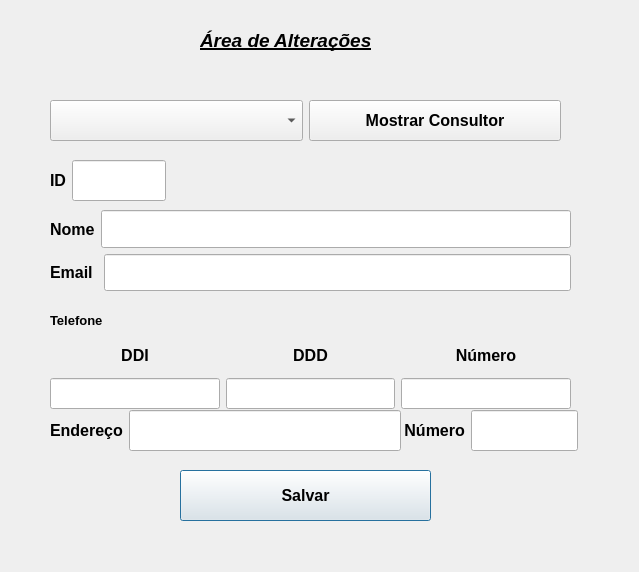
<?xml version="1.0" encoding="UTF-8"?>
<ui version="4.0">
 <class>telaDeAlteracoes</class>
 <widget class="QDialog" name="telaDeAlteracoes">
  <property name="geometry">
   <rect>
    <x>0</x>
    <y>0</y>
    <width>639</width>
    <height>572</height>
   </rect>
  </property>
  <property name="windowTitle">
   <string>Dialog</string>
  </property>
  <widget class="QWidget" name="gridLayoutWidget">
   <property name="geometry">
    <rect>
     <x>50</x>
     <y>340</y>
     <width>521</width>
     <height>69</height>
    </rect>
   </property>
   <property name="sizePolicy">
    <sizepolicy hsizetype="Preferred" vsizetype="Preferred">
     <horstretch>0</horstretch>
     <verstretch>0</verstretch>
    </sizepolicy>
   </property>
   <property name="font">
    <font>
     <pointsize>12</pointsize>
     <bold>true</bold>
    </font>
   </property>
   <layout class="QGridLayout" name="gridLayout">
    <item row="2" column="2">
     <widget class="QLineEdit" name="lineEditDDD">
      <property name="sizePolicy">
       <sizepolicy hsizetype="Expanding" vsizetype="Preferred">
        <horstretch>0</horstretch>
        <verstretch>0</verstretch>
       </sizepolicy>
      </property>
      <property name="font">
       <font>
        <pointsize>12</pointsize>
        <bold>true</bold>
       </font>
      </property>
     </widget>
    </item>
    <item row="2" column="3">
     <widget class="QLineEdit" name="lineEditNumero">
      <property name="sizePolicy">
       <sizepolicy hsizetype="Expanding" vsizetype="Preferred">
        <horstretch>0</horstretch>
        <verstretch>0</verstretch>
       </sizepolicy>
      </property>
      <property name="font">
       <font>
        <pointsize>12</pointsize>
        <bold>true</bold>
       </font>
      </property>
     </widget>
    </item>
    <item row="1" column="0">
     <widget class="QLabel" name="labelDDI">
      <property name="sizePolicy">
       <sizepolicy hsizetype="Preferred" vsizetype="Preferred">
        <horstretch>0</horstretch>
        <verstretch>0</verstretch>
       </sizepolicy>
      </property>
      <property name="font">
       <font>
        <pointsize>12</pointsize>
        <bold>true</bold>
       </font>
      </property>
      <property name="text">
       <string>&lt;html&gt;&lt;head/&gt;&lt;body&gt;&lt;p align=&quot;center&quot;&gt;DDI&lt;/p&gt;&lt;/body&gt;&lt;/html&gt;</string>
      </property>
     </widget>
    </item>
    <item row="1" column="2">
     <widget class="QLabel" name="labelDDD">
      <property name="sizePolicy">
       <sizepolicy hsizetype="Preferred" vsizetype="Preferred">
        <horstretch>0</horstretch>
        <verstretch>0</verstretch>
       </sizepolicy>
      </property>
      <property name="font">
       <font>
        <pointsize>12</pointsize>
        <bold>true</bold>
       </font>
      </property>
      <property name="text">
       <string>&lt;html&gt;&lt;head/&gt;&lt;body&gt;&lt;p align=&quot;center&quot;&gt;DDD&lt;/p&gt;&lt;/body&gt;&lt;/html&gt;</string>
      </property>
     </widget>
    </item>
    <item row="1" column="3">
     <widget class="QLabel" name="labelNumero">
      <property name="sizePolicy">
       <sizepolicy hsizetype="Preferred" vsizetype="Preferred">
        <horstretch>0</horstretch>
        <verstretch>0</verstretch>
       </sizepolicy>
      </property>
      <property name="font">
       <font>
        <pointsize>12</pointsize>
        <bold>true</bold>
       </font>
      </property>
      <property name="text">
       <string>&lt;html&gt;&lt;head/&gt;&lt;body&gt;&lt;p align=&quot;center&quot;&gt;Número&lt;/p&gt;&lt;/body&gt;&lt;/html&gt;</string>
      </property>
     </widget>
    </item>
    <item row="2" column="0">
     <widget class="QLineEdit" name="lineEditDDI">
      <property name="sizePolicy">
       <sizepolicy hsizetype="Expanding" vsizetype="Preferred">
        <horstretch>0</horstretch>
        <verstretch>0</verstretch>
       </sizepolicy>
      </property>
      <property name="font">
       <font>
        <pointsize>12</pointsize>
        <bold>true</bold>
       </font>
      </property>
     </widget>
    </item>
   </layout>
  </widget>
  <widget class="QLabel" name="labelTelefone_2">
   <property name="geometry">
    <rect>
     <x>50</x>
     <y>300</y>
     <width>81</width>
     <height>41</height>
    </rect>
   </property>
   <property name="sizePolicy">
    <sizepolicy hsizetype="Preferred" vsizetype="Preferred">
     <horstretch>0</horstretch>
     <verstretch>0</verstretch>
    </sizepolicy>
   </property>
   <property name="font">
    <font>
     <pointsize>12</pointsize>
     <bold>true</bold>
    </font>
   </property>
   <property name="text">
    <string>&lt;html&gt;&lt;head/&gt;&lt;body&gt;&lt;p&gt;&lt;span style=&quot; font-size:10pt;&quot;&gt;Telefone&lt;/span&gt;&lt;/p&gt;&lt;/body&gt;&lt;/html&gt;</string>
   </property>
  </widget>
  <widget class="QLabel" name="labelTELA">
   <property name="geometry">
    <rect>
     <x>200</x>
     <y>20</y>
     <width>211</width>
     <height>41</height>
    </rect>
   </property>
   <property name="text">
    <string>&lt;html&gt;&lt;head/&gt;&lt;body&gt;&lt;p&gt;&lt;span style=&quot; font-size:14pt; font-weight:700; font-style:italic; text-decoration: underline;&quot;&gt;Área de Alterações&lt;/span&gt;&lt;/p&gt;&lt;/body&gt;&lt;/html&gt;</string>
   </property>
  </widget>
  <widget class="QWidget" name="layoutWidget">
   <property name="geometry">
    <rect>
     <x>180</x>
     <y>470</y>
     <width>251</width>
     <height>51</height>
    </rect>
   </property>
   <property name="sizePolicy">
    <sizepolicy hsizetype="Preferred" vsizetype="Preferred">
     <horstretch>0</horstretch>
     <verstretch>0</verstretch>
    </sizepolicy>
   </property>
   <property name="font">
    <font>
     <pointsize>12</pointsize>
    </font>
   </property>
   <layout class="QHBoxLayout" name="horizontalLayout_5">
    <item>
     <widget class="QPushButton" name="pushButtonSalvar">
      <property name="sizePolicy">
       <sizepolicy hsizetype="Minimum" vsizetype="Preferred">
        <horstretch>0</horstretch>
        <verstretch>0</verstretch>
       </sizepolicy>
      </property>
      <property name="font">
       <font>
        <pointsize>12</pointsize>
        <bold>true</bold>
       </font>
      </property>
      <property name="text">
       <string>Salvar</string>
      </property>
     </widget>
    </item>
   </layout>
  </widget>
  <widget class="QWidget" name="layoutWidget">
   <property name="geometry">
    <rect>
     <x>50</x>
     <y>160</y>
     <width>116</width>
     <height>41</height>
    </rect>
   </property>
   <property name="sizePolicy">
    <sizepolicy hsizetype="Preferred" vsizetype="Preferred">
     <horstretch>0</horstretch>
     <verstretch>0</verstretch>
    </sizepolicy>
   </property>
   <property name="font">
    <font>
     <pointsize>12</pointsize>
    </font>
   </property>
   <layout class="QHBoxLayout" name="horizontalLayout">
    <item>
     <widget class="QLabel" name="labelID">
      <property name="sizePolicy">
       <sizepolicy hsizetype="Preferred" vsizetype="Preferred">
        <horstretch>0</horstretch>
        <verstretch>0</verstretch>
       </sizepolicy>
      </property>
      <property name="font">
       <font>
        <pointsize>12</pointsize>
        <bold>true</bold>
       </font>
      </property>
      <property name="text">
       <string>ID</string>
      </property>
     </widget>
    </item>
    <item>
     <widget class="QLineEdit" name="lineEditID">
      <property name="sizePolicy">
       <sizepolicy hsizetype="Expanding" vsizetype="Preferred">
        <horstretch>0</horstretch>
        <verstretch>0</verstretch>
       </sizepolicy>
      </property>
      <property name="font">
       <font>
        <pointsize>12</pointsize>
        <bold>true</bold>
       </font>
      </property>
     </widget>
    </item>
   </layout>
  </widget>
  <widget class="QWidget" name="layoutWidget">
   <property name="geometry">
    <rect>
     <x>400</x>
     <y>410</y>
     <width>178</width>
     <height>41</height>
    </rect>
   </property>
   <property name="sizePolicy">
    <sizepolicy hsizetype="Preferred" vsizetype="Preferred">
     <horstretch>0</horstretch>
     <verstretch>0</verstretch>
    </sizepolicy>
   </property>
   <property name="font">
    <font>
     <pointsize>12</pointsize>
    </font>
   </property>
   <layout class="QHBoxLayout" name="horizontalLayout_3">
    <item>
     <widget class="QLabel" name="labelNumero_2">
      <property name="sizePolicy">
       <sizepolicy hsizetype="Preferred" vsizetype="Preferred">
        <horstretch>0</horstretch>
        <verstretch>0</verstretch>
       </sizepolicy>
      </property>
      <property name="font">
       <font>
        <pointsize>12</pointsize>
        <bold>true</bold>
       </font>
      </property>
      <property name="text">
       <string> Número</string>
      </property>
     </widget>
    </item>
    <item>
     <widget class="QLineEdit" name="lineEditNumEnde">
      <property name="sizePolicy">
       <sizepolicy hsizetype="Expanding" vsizetype="Preferred">
        <horstretch>0</horstretch>
        <verstretch>0</verstretch>
       </sizepolicy>
      </property>
      <property name="font">
       <font>
        <pointsize>12</pointsize>
        <bold>true</bold>
       </font>
      </property>
     </widget>
    </item>
   </layout>
  </widget>
  <widget class="QWidget" name="layoutWidget">
   <property name="geometry">
    <rect>
     <x>50</x>
     <y>410</y>
     <width>351</width>
     <height>41</height>
    </rect>
   </property>
   <property name="sizePolicy">
    <sizepolicy hsizetype="Preferred" vsizetype="Preferred">
     <horstretch>0</horstretch>
     <verstretch>0</verstretch>
    </sizepolicy>
   </property>
   <property name="font">
    <font>
     <pointsize>12</pointsize>
    </font>
   </property>
   <layout class="QHBoxLayout" name="horizontalLayout_7">
    <item>
     <widget class="QLabel" name="labelEndereco">
      <property name="sizePolicy">
       <sizepolicy hsizetype="Preferred" vsizetype="Preferred">
        <horstretch>0</horstretch>
        <verstretch>0</verstretch>
       </sizepolicy>
      </property>
      <property name="font">
       <font>
        <pointsize>12</pointsize>
        <bold>true</bold>
       </font>
      </property>
      <property name="text">
       <string>Endereço</string>
      </property>
     </widget>
    </item>
    <item>
     <widget class="QLineEdit" name="lineEditEndereco">
      <property name="sizePolicy">
       <sizepolicy hsizetype="Expanding" vsizetype="Preferred">
        <horstretch>0</horstretch>
        <verstretch>0</verstretch>
       </sizepolicy>
      </property>
      <property name="font">
       <font>
        <pointsize>12</pointsize>
        <bold>true</bold>
       </font>
      </property>
     </widget>
    </item>
   </layout>
  </widget>
  <widget class="QWidget" name="">
   <property name="geometry">
    <rect>
     <x>50</x>
     <y>100</y>
     <width>511</width>
     <height>41</height>
    </rect>
   </property>
   <property name="font">
    <font>
     <pointsize>12</pointsize>
    </font>
   </property>
   <layout class="QHBoxLayout" name="horizontalLayout_2">
    <item>
     <widget class="QComboBox" name="comboBox">
      <property name="sizePolicy">
       <sizepolicy hsizetype="Preferred" vsizetype="Preferred">
        <horstretch>0</horstretch>
        <verstretch>0</verstretch>
       </sizepolicy>
      </property>
      <property name="font">
       <font>
        <pointsize>12</pointsize>
        <bold>true</bold>
       </font>
      </property>
     </widget>
    </item>
    <item>
     <widget class="QPushButton" name="pushButton">
      <property name="sizePolicy">
       <sizepolicy hsizetype="Minimum" vsizetype="Preferred">
        <horstretch>0</horstretch>
        <verstretch>0</verstretch>
       </sizepolicy>
      </property>
      <property name="font">
       <font>
        <pointsize>12</pointsize>
        <bold>true</bold>
       </font>
      </property>
      <property name="text">
       <string>Mostrar Consultor</string>
      </property>
     </widget>
    </item>
   </layout>
  </widget>
  <widget class="QWidget" name="">
   <property name="geometry">
    <rect>
     <x>50</x>
     <y>210</y>
     <width>521</width>
     <height>81</height>
    </rect>
   </property>
   <property name="font">
    <font>
     <pointsize>12</pointsize>
    </font>
   </property>
   <layout class="QVBoxLayout" name="verticalLayout">
    <item>
     <layout class="QHBoxLayout" name="horizontalLayout_6">
      <item>
       <widget class="QLabel" name="labelNome">
        <property name="sizePolicy">
         <sizepolicy hsizetype="Preferred" vsizetype="Preferred">
          <horstretch>0</horstretch>
          <verstretch>0</verstretch>
         </sizepolicy>
        </property>
        <property name="font">
         <font>
          <pointsize>12</pointsize>
          <bold>true</bold>
         </font>
        </property>
        <property name="text">
         <string>Nome</string>
        </property>
       </widget>
      </item>
      <item>
       <widget class="QLineEdit" name="lineEditNome">
        <property name="sizePolicy">
         <sizepolicy hsizetype="Expanding" vsizetype="Preferred">
          <horstretch>0</horstretch>
          <verstretch>0</verstretch>
         </sizepolicy>
        </property>
        <property name="font">
         <font>
          <pointsize>12</pointsize>
          <bold>true</bold>
         </font>
        </property>
       </widget>
      </item>
     </layout>
    </item>
    <item>
     <layout class="QHBoxLayout" name="horizontalLayout_4">
      <item>
       <widget class="QLabel" name="labelEmail">
        <property name="enabled">
         <bool>true</bool>
        </property>
        <property name="sizePolicy">
         <sizepolicy hsizetype="Preferred" vsizetype="Preferred">
          <horstretch>0</horstretch>
          <verstretch>0</verstretch>
         </sizepolicy>
        </property>
        <property name="font">
         <font>
          <pointsize>12</pointsize>
          <bold>true</bold>
         </font>
        </property>
        <property name="text">
         <string>Email </string>
        </property>
       </widget>
      </item>
      <item>
       <widget class="QLineEdit" name="lineEditEmail">
        <property name="sizePolicy">
         <sizepolicy hsizetype="Expanding" vsizetype="Preferred">
          <horstretch>0</horstretch>
          <verstretch>0</verstretch>
         </sizepolicy>
        </property>
        <property name="font">
         <font>
          <pointsize>12</pointsize>
          <bold>true</bold>
         </font>
        </property>
       </widget>
      </item>
     </layout>
    </item>
   </layout>
  </widget>
 </widget>
 <tabstops>
  <tabstop>lineEditID</tabstop>
  <tabstop>lineEditNome</tabstop>
  <tabstop>lineEditEmail</tabstop>
  <tabstop>lineEditDDI</tabstop>
  <tabstop>lineEditDDD</tabstop>
  <tabstop>lineEditNumero</tabstop>
  <tabstop>lineEditEndereco</tabstop>
  <tabstop>lineEditNumEnde</tabstop>
  <tabstop>pushButton</tabstop>
  <tabstop>pushButtonSalvar</tabstop>
 </tabstops>
 <resources/>
 <connections/>
</ui>
